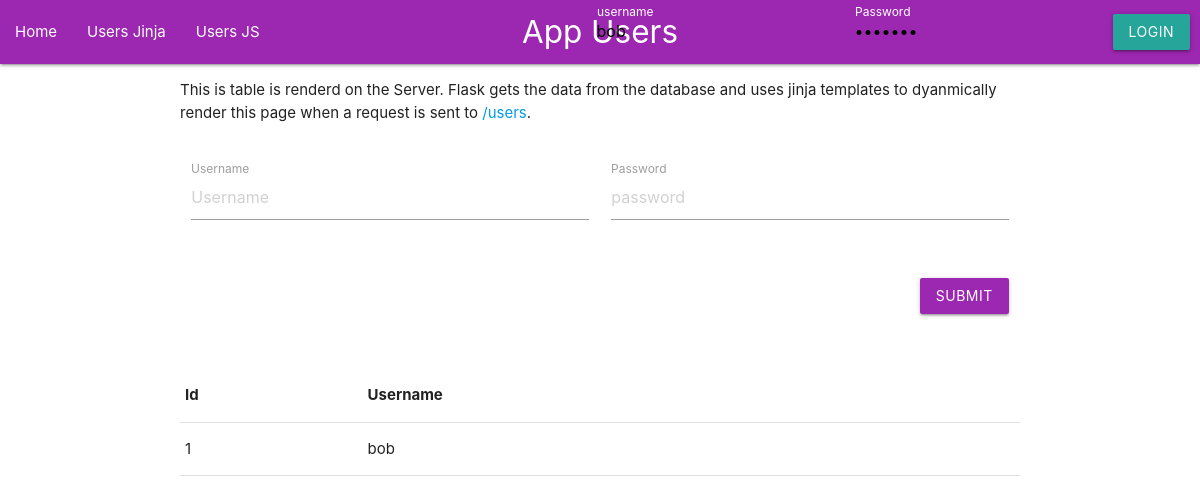
/users, run on an earlier commit of the app's database.
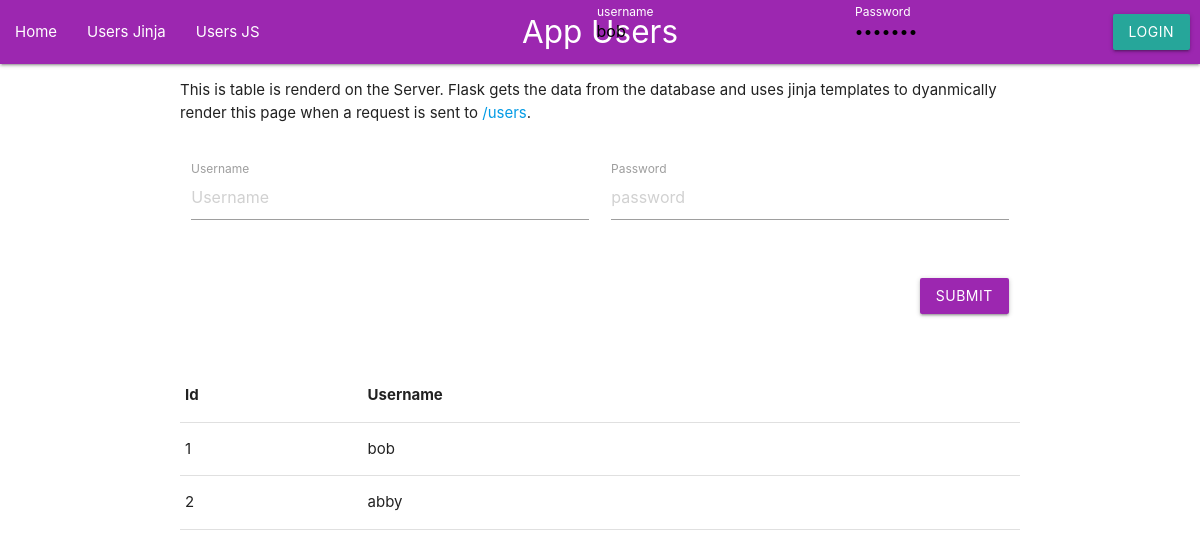
And on a later commit of the database.
### App/models/user.py (models this page shows, shortened)
class User(db.Model):
    id = db.Column(db.Integer, primary_key=True)
    username =  db.Column(db.String(20), nullable=False, unique=True)
    password = db.Column(db.String(256), nullable=False)

### App/views/user.py (the view)
@user_views.route('/users', methods=['GET'])
def get_user_page():
    users = get_all_users()
    return render_template('users.html', users=users)

### App/controllers/auth.py (called while the page is built)
def add_auth_context(app):
    @app.context_processor
    def inject_user():
        try:
            verify_jwt_in_request()
            identity = get_jwt_identity()
            jwt_data = get_jwt()
            user_type = jwt_data.get("type") if jwt_data else None
            user_id = int(identity) if identity is not None else None
            model_map = {
                "student": Student,
                "employer": Employer,
                "staff": Staff
            }
            model = model_map.get(user_type, User)
            current_user = db.session.get(model, user_id) if user_id is not None else None
            is_authenticated = current_user is not None
        except Exception as e:
            print(e)
            is_authenticated = False
            current_user = None
        return dict(is_authenticated=is_authenticated, current_user=current_user)

### App/controllers/user.py (called while the page is built)
def get_all_users():
    return db.session.scalars(db.select(User)).all()

### App/templates/users.html (shortened to what this page needs)
{% extends "layout.html" %}
{% block page %}App Users{% endblock %}
{% block content %}
    <div class="row">
        <p>
            This is table is renderd on the Server. Flask gets the data from the database and uses jinja templates to dyanmically render this page when a request is sent to <a href="/users">/users</a>.
        </p>
    </div>
    <div class="row">
      <form class="col s12" method="POST" action="/users">
        <div class="row">
          <div class="input-field col s6">
            <input placeholder="Username" name="username" type="text" class="validate">
            <label for="username">Username</label>
          </div>
          <div class="input-field col s6">
            <input placeholder="password" name="password" type="password" class="validate">
            <label for="password">Password</label>
          </div>
        </div>
        <div class="row">
          <div class="input-field col s12">
            <button class="btn waves-effect waves-light right purple" type="submit" name="action">Submit</button>
          </div>
        </div>
      </form>
    </div>
    <div class="row">
      <table>
        <thead>
          <tr>
            <th>Id</th><th>Username</th>
          </tr>
        </thead>
        <tbody>
          {% for user in users %}
            <tr>
                <td>{{user.id}}</td>
                <td>{{user.username}}</td>
            </tr>
          {% endfor %}
      </table>
    </div>
{% endblock %}

### App/templates/layout.html (shortened to what this page needs)
<!doctype html>
<html>
  <head>
    <link rel="stylesheet" href="{{ url_for('static', filename='style.css') }}">
    <link rel="stylesheet" href="https://cdnjs.cloudflare.com/ajax/libs/materialize/1.0.0/css/materialize.min.css">
  </head>
  <body>
      <nav class="purple">
          <div class="nav-wrapper">
              <a href="#!" class="brand-logo center">{% block page %}{% endblock %}</a>
              <ul id="nav-mobile" class="left">
                  <li><a href="/">Home</a></li>
                  <li><a href="/users">Users Jinja</a></li>
                  <li><a href="/static/users">Users JS</a></li>
              </ul>
              {% if is_authenticated %}
              <ul id="nav-mobile" class="right">
                <li><a href="/logout">Logout</a></li>
              </ul>
              {% else %}
              <form class="right navbar-form" method="POST" action="/login" style="display: flex; flex-wrap: nowrap; align-items: center; margin-right: 10px;">
                  <div class="input-field" style="margin-right: 10px;">
                      <input placeholder="username" value="bob" name="username" type="text" class="validate" required>
                      <label for="username">username</label>
                  </div>
                  <div class="input-field" style="margin-right: 10px;">
                      <input placeholder="password"value="bobpass" name="password" type="password" class="validate" required>
                      <label for="password">Password</label>
                  </div>
                  <button type="submit" class="btn waves-effect waves-light">Login</button>
              </form>
              {% endif %}
          </div>
      </nav>
    <div class="container" id="content">{% block content %}{% endblock %}</div>
  </body>
</html>

### App/static/style.css (style rules this page uses)
html { padding: 0; }

### App/templates/layout.html (style rules this page uses)
.navbar-form label { color: white !important; }

What changed in the data, as far as the page shows it:
added User: id "2", username "abby"
